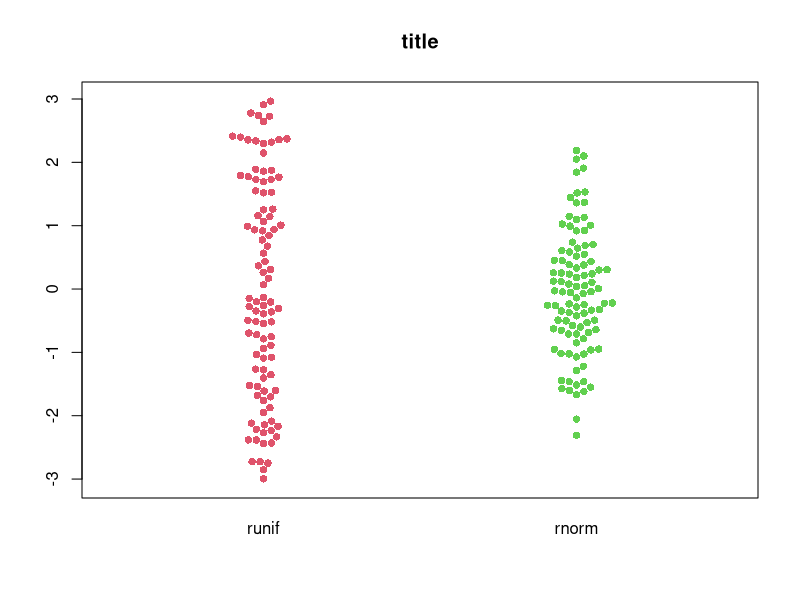

Write the R code that produced this figure. (Note: this script raises an error after producing the figure.)
## Generate some random data
set.seed(123)
distro <- list(runif = runif(100, min = -3, max = 3), 
               rnorm = rnorm(100))

## beeswarm
library(beeswarm)
beeswarm::beeswarm(distro, 
                   col = 2:3, pch = 16,
                   method = "swarm", 
                   main = "title")


library(dplyr)
library(ggplot2)

distro2 <- as.data.frame(distro) %>% 
  tidyr::pivot_longer(everything(), names_to = "variable", values_to = "value")

ggplot2::ggplot(distro2, aes(x = variable, y = value)) + 
  stat_beeswarm()
